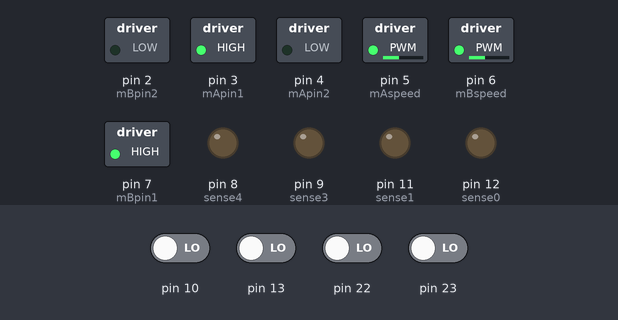
Simulated run of this sketch. Board: Arduino Uno, built with avr-gcc and run on an emulated ATmega328P. On the bench: switched loads named in the sketch (green lamp = pin HIGH), output pins drawn as LEDs (lit = HIGH). Inputs (shaded band) come from the test bench; at power-on: pin 10, pin 13, pin 22, pin 23 LOW. What the sketch prints to the serial monitor is not drawn.

Above: at 1.2 s.
1.3 s: pin 10 driven HIGH
4.3 s: pin 10 driven LOW and pin 22 driven HIGH
7.3 s: pin 22 driven LOW
10.3 s: pin 13 driven HIGH
Timing chart, 0 to 13.3 s (numbered marks = the images above; inputs shaded):
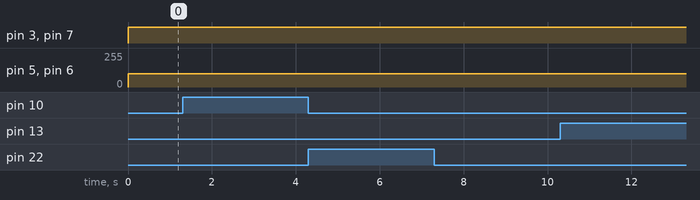

The sketch:

Line_PID.ino
```cpp
#include <AutoPID.h>

//Sensor input
//PINB input directly taken
//Motor OUTPUT
//A-Left Motor
//B-Right Motor
int mApin1=3;//HIGH-Forward
int mApin2=4;//HIGH-Backward
int mBpin1=7;//HIGH-Forward
int mBpin2=2;//HIGH-Backward
int mAspeed=5;
int mBspeed=6;// PWM speed pin
int pwm_speed1=100;
int pwm_speed2=100;
int sense4=8;
int sense3=9;
int sense1=11;
int sense0=12;

double input,output,setpoint=0,Kp,Ki,Kd;

AutoPID linePID(&input,&setpoint,&output,0,255,Kp,Ki,Kd);

void setup() {
  pinMode(mApin1,OUTPUT);
  pinMode(mApin2,OUTPUT);
  pinMode(mBpin1,OUTPUT);
  pinMode(mBpin2,OUTPUT);

  pinMode(sense4,OUTPUT);
  pinMode(sense3,OUTPUT);
  pinMode(sense1,OUTPUT);
  pinMode(sense0,OUTPUT);

  Serial.begin(9600);
}

void inputVal()
{
    input=2*digitalRead(sense4)+digitalRead(sense3)-digitalRead(sense1)-2*digitalRead(sense0);
}
void motion()
{
  Serial.println("motion");
  digitalWrite(mApin1,HIGH);
  digitalWrite(mApin2,LOW);
  digitalWrite(mBpin1,HIGH);
  digitalWrite(mBpin2,LOW);

  analogWrite(mAspeed,pwm_speed1-output);
  analogWrite(mBspeed,pwm_speed2+output);

}

void loop() {
  Serial.println(PINB,BIN);
  //positionCheck();
  inputVal();
  linePID.run();
  Serial.println(output);
  motion();
}
```

Measured:
- after the input at 1.3 s, every drawn part: stays the same
- after the input at 4.3 s, every drawn part: stays the same
- after the input at 7.3 s, every drawn part: stays the same
- after the input at 10.3 s, every drawn part: stays the same
